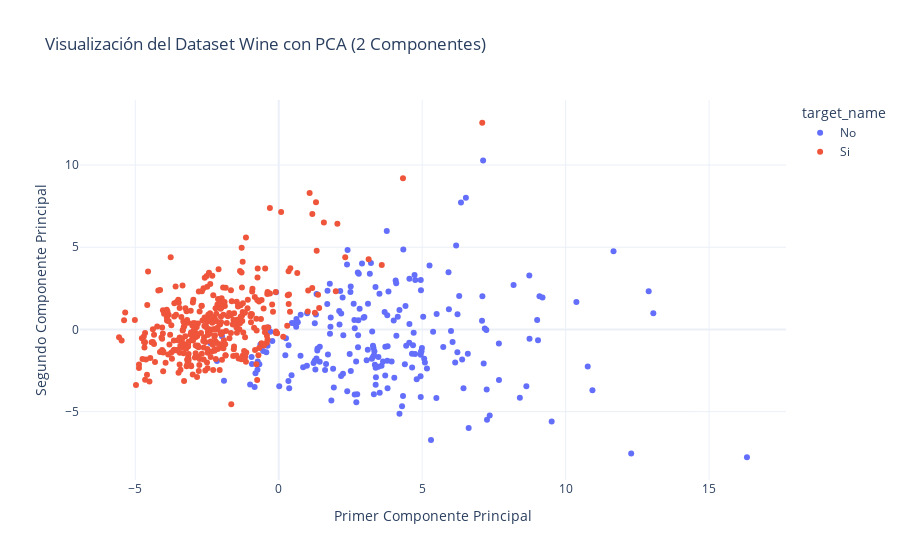

The code cell stored with this chart in its notebook:
### Markdown cell above
### Visualización con PCA

### Code cell
# Primero, escalamos los datos para que PCA funcione correctamente
scaler_pca = StandardScaler()
X_cancer_scaled_pca = scaler_pca.fit_transform(X_cancer)

# Aplicamos PCA para reducir a 2 dimensiones
pca = PCA(n_components=2)
X_cancer_pca = pca.fit_transform(X_cancer_scaled_pca)

# Creamos un DataFrame para la visualización
df_cancer_pca = pd.DataFrame(data=X_cancer_pca, columns=['PC1', 'PC2'])
df_cancer_pca['target_name'] = df_cancer['target_name']

# Gráfico interactivo con Plotly
fig = px.scatter(df_cancer_pca, 
                 x='PC1', 
                 y='PC2', 
                 color='target_name', 
                 title='Visualización del Dataset Wine con PCA (2 Componentes)',
                 labels={'PC1': 'Primer Componente Principal', 'PC2': 'Segundo Componente Principal'},
                 template='plotly_white')

fig.show()

### Figure 1 — Plotly figure (JSON) as saved in the notebook; plotly's stock layout.template omitted (floating-point values rounded to 4 significant figures; data arrays with more than 128 entries replaced by an {"elided": "..."} marker saying what was removed)
{"data": [{"hovertemplate": "target_name=No<br>Primer Componente Principal=%{x}<br>Segundo Componente Principal=%{y}<extra></extra>", "legendgroup": "No", "marker": {"color": "#636efa", "symbol": "circle"}, "mode": "markers", "name": "No", "orientation": "v", "showlegend": true, "type": "scatter", "x": {"elided": "212 float values"}, "xaxis": "x", "y": {"elided": "212 float values"}, "yaxis": "y"}, {"hovertemplate": "target_name=Si<br>Primer Componente Principal=%{x}<br>Segundo Componente Principal=%{y}<extra></extra>", "legendgroup": "Si", "marker": {"color": "#EF553B", "symbol": "circle"}, "mode": "markers", "name": "Si", "orientation": "v", "showlegend": true, "type": "scatter", "x": {"elided": "357 float values"}, "xaxis": "x", "y": {"elided": "357 float values"}, "yaxis": "y"}], "layout": {"legend": {"title": {"text": "target_name"}, "tracegroupgap": 0}, "title": {"text": "Visualización del Dataset Wine con PCA (2 Componentes)"}, "xaxis": {"anchor": "y", "domain": [0, 1], "title": {"text": "Primer Componente Principal"}}, "yaxis": {"anchor": "x", "domain": [0, 1], "title": {"text": "Segundo Componente Principal"}}}}
